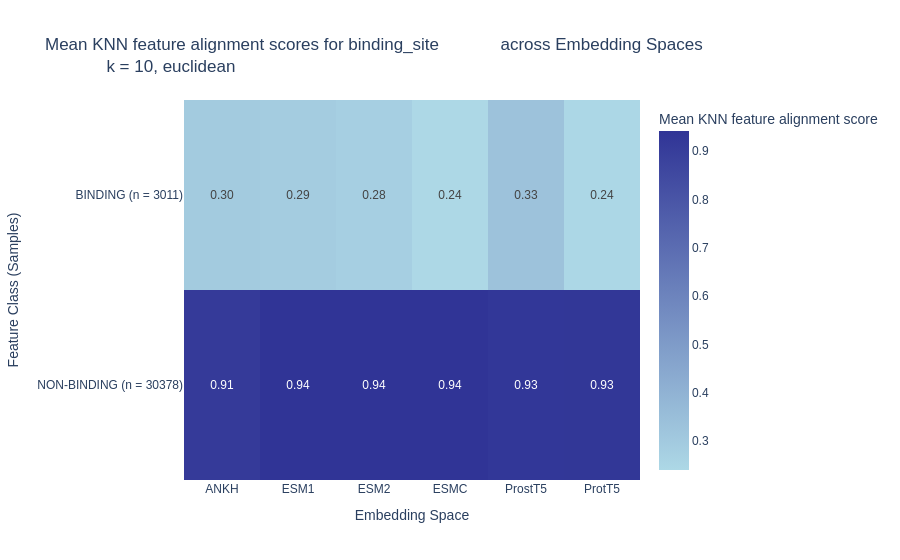

The notebook cell saved with this chart:
### Code cell
for embeddings_name, _ in emb_spaces:
    emma2.calculate_pairwise_distances(emb_space=embeddings_name, metric='euclidean')

fig_3 = plot_knn_alignment_across_classes(
    emma2, k=10, metric='euclidean', feature='binding_site')
fig_3.show()

### Figure 1 — Plotly figure (JSON) as saved in the notebook; plotly's stock layout.template omitted (floating-point values rounded to 4 significant figures)
{"data": [{"coloraxis": "coloraxis", "hovertemplate": "Embedding Space: %{x}<br>Feature Class (Samples): %{y}<br>Mean KNN feature alignment score: %{z}<extra></extra>", "name": "0", "texttemplate": "%{z:.2f}", "type": "heatmap", "x": ["ANKH", "ESM1", "ESM2", "ESMC", "ProstT5", "ProtT5"], "xaxis": "x", "y": ["BINDING (n = 3011)", "NON-BINDING (n = 30378)"], "yaxis": "y", "z": [[0.2975, 0.2923, 0.2776, 0.2398, 0.3324, 0.2429], [0.914, 0.9398, 0.9413, 0.9416, 0.9283, 0.9307]]}], "layout": {"coloraxis": {"colorbar": {"title": {"text": "Mean KNN feature alignment score"}}, "colorscale": [[0, "lightblue"], [1, "#303496"]]}, "font": {"family": "Arial"}, "title": {"text": "Mean KNN feature alignment scores for binding_site             across Embedding Spaces<br>             k = 10, euclidean"}, "xaxis": {"anchor": "y", "domain": [0, 1], "title": {"text": "Embedding Space"}}, "yaxis": {"anchor": "x", "autorange": "reversed", "domain": [0, 1], "title": {"text": "Feature Class (Samples)"}}}}
